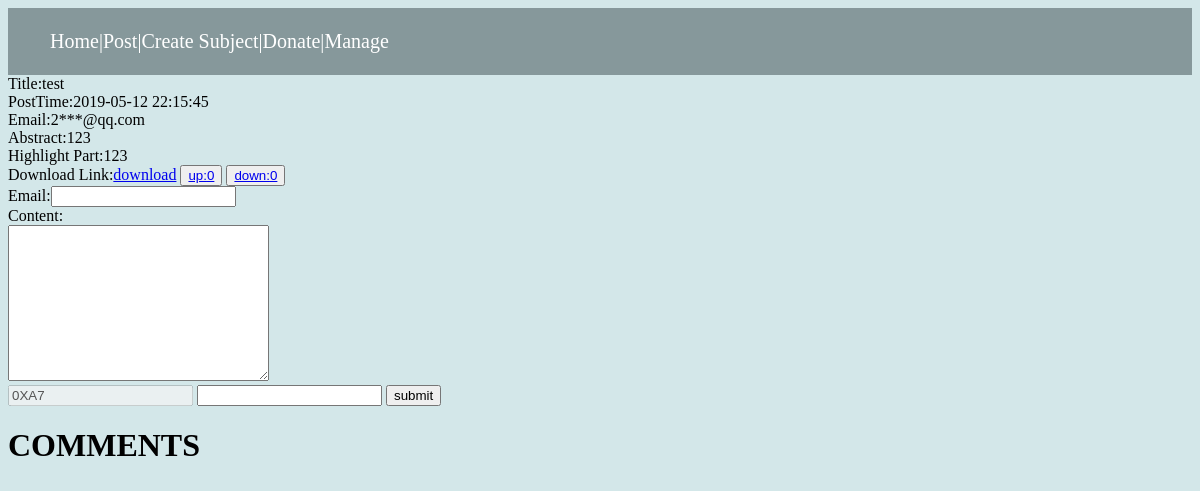
Page /article/9 on the earlier database version.
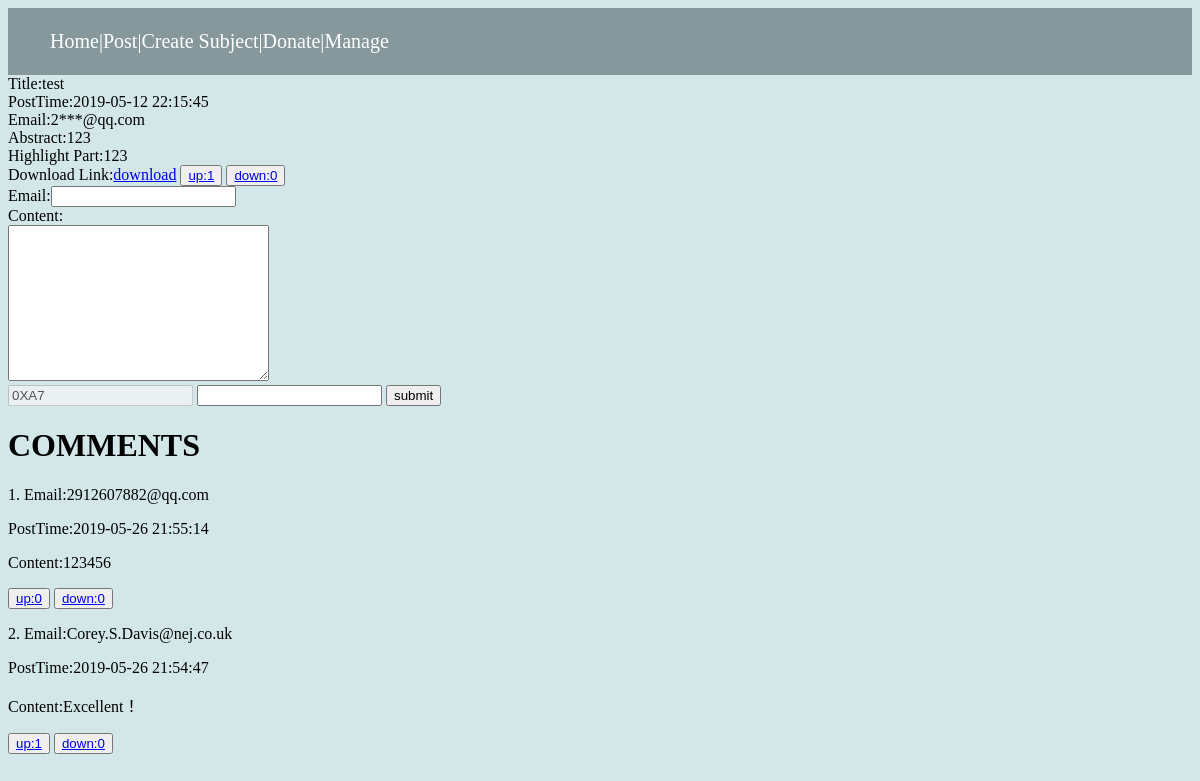
Same page on the later database version.
### model.py (models this page shows, shortened)
class Article(db.Model):
    __tablename__ = 'article'
    id = db.Column(db.Integer,primary_key=True)
    title = db.Column(db.Text)
    user_id = db.Column(db.Text,db.ForeignKey('user.id'))
    subject_id = db.Column(db.Integer,db.ForeignKey('subject.id'))
    abstract = db.Column(db.Text)
    highlight_part = db.Column(db.Text)
    postTime = db.Column(db.Text)
    accessNum = db.Column(db.Integer,default=0)
    commentNum = db.Column(db.Integer,default=0)
    upvoteNum = db.Column(db.Integer,default=0)
    downvoteNum = db.Column(db.Integer,default=0)
    hided = db.Column(db.Integer,default=0)
    dl_link = db.Column(db.Text)
    comments = db.relationship('Comment')
    user = db.relationship('User', lazy='subquery')

class User(db.Model):
    __tablename__ = 'user'
    id = db.Column(db.Integer, primary_key=True)
    email = db.Column(db.Text)
    articles = db.relationship('Article')
    comments = db.relationship('Comment')

class Comment(db.Model):
    __tablename__ = 'comment'
    id = db.Column(db.Integer,primary_key=True)
    user_id = db.Column(db.Text, db.ForeignKey('user.id'))
    email = db.Column(db.Text)
    article_id = db.Column(db.Integer,db.ForeignKey('article.id'))
    content = db.Column(db.Text)
    score = 0
    postTime = db.Column(db.Text)
    accessNum = db.Column(db.Integer,default=0)
    commentNum = db.Column(db.Integer,default=0)
    upvoteNum = db.Column(db.Integer,default=0)
    downvoteNum = db.Column(db.Integer,default=0)

### app.py (the view)
@app.route('/article/<article_id>')
def article(article_id):
    article = articleService.find_by_id(article_id)
    user = userService.find_by_id(article.user_id)
    ip = ipService.find_ip_by_ip(request.remote_addr)
    aip = ipService.find_aip_both(article_id,ip.id)
    comments = commentService.find_by_articleid(article_id)
    comments.reverse()
    if aip is None:#第一次访问
        aip = ArticleIp(ip_id=ip.id,article_id=article_id,vote_state=0)
        ipService.insert(aip)
        articleService.addAccess(article)
    return render_template('article.html',article = article,user=user,comments=comments,flag=0)

### app.py (called while the page is built)
@app.before_request
def before_request():
    addr = request.remote_addr
    ip = ipService.find_ip_by_ip(addr)
    if ip is None:
        ip = IP(addr=addr, is_blocked=0)
        ipService.insert(ip)
    elif ip.is_blocked == 1:
        os.abort(403)

### services.py (called while the page is built)
    def find_by_id(self,id):
        article = Article.query.filter_by(id=id).first()
        return article

    def find_by_id(self,user_id):
        user = User.query.filter_by(id=user_id).first()
        return user

    def find_ip_by_ip(self,addr):
        ip = IP.query.filter_by(addr=addr).first()
        return ip

    def find_aip_both(self,article_id,ip_id):
        aip = ArticleIp.query.filter_by(article_id=article_id, ip_id=ip_id).first()
        return aip

    def find_by_articleid(self,article_id):
        return Comment.query.filter_by(article_id=article_id).all()

### templates/article.html (shortened to what this page needs)
{% extends "base.html" %}
{% block content %}
<div class="articlePage">
        Title:{{ article.title }}<br/>
        PostTime:{{ article.postTime }}<br/>
        Email:{{ user.email[0]+"***"+user.email[user.email.index('@'):] }}<br/>
        Abstract:{{ article.abstract }}<br/>
        Highlight Part:{{ article.highlight_part }}<br/>
        Download Link:<a href="../{{ article.dl_link }}">download</a>
        <button><a href="../upvote/{{ article.id }}">up:{{ article.upvoteNum }}</a></button>
        <button><a href="../downvote/{{ article.id }}">down:{{ article.downvoteNum }}</a></button>
 </div>
<div class="post comment" >
    <form action="/{{ article.id }}/comment" method="post"  id="form">
         Email:<input type="email" name="email" required><br/>
         Content:<br/> <textarea name="content" id="" cols="30" rows="10"></textarea><br/>
    </form>
    <input type="text" id="code" disabled>
    <input type="text" id="input">
    <button onclick="validate()">submit</button>
</div>
 <div class="comment" >
 <h1>COMMENTS</h1>
    {% for comment in comments %}
        <p>{{ loop.index }}. Email:{{ comment.email }}</p>
        <p>PostTime:{{ comment.postTime }}</p>
        <p> Content:{{ comment.content }}</p>
        <button><a href="../cupvote/{{ comment.id }}">up:{{ comment.upvoteNum }}</a></button>
        <button><a href="../cdownvote/{{ comment.id }}">down:{{ comment.downvoteNum }}</a></button>
    {% endfor %}
 </div>
{% endblock %}

### templates/base.html (shortened to what this page needs)
<!DOCTYPE html>
<html lang="en">
<head>
</head>
<body>
<nav>
    <div id="navigator">
        <ul style="list-style: none">
            <li style="float: left"> <a href="/">Home</a>|</li>
            <li style="float: left"><a href="/post">Post</a>|</li>
            <li style="float: left"><a href="/create_subject_page">Create Subject</a>|</li>
            <li style="float: left"><a href="/donate">Donate</a>|</li>
            <li><a href="/manage">Manage</a></li>
        </ul>
    </div>
</nav>
<div id="content">{% block content %}{% endblock %}</div>
</body>
</html>

Differences in the rows shown:
changed Article "test": upvoteNum "0" → "1"
added Comment: email "2912607882@qq.com", postTime "2019-05-26 21:55:14", content "123456", upvoteNum "0", downvoteNum "0"
added Comment: email "Corey.S.Davis@nej.co.uk", postTime "2019-05-26 21:54:47", content "Excellent！", upvoteNum "1", downvoteNum "0"
